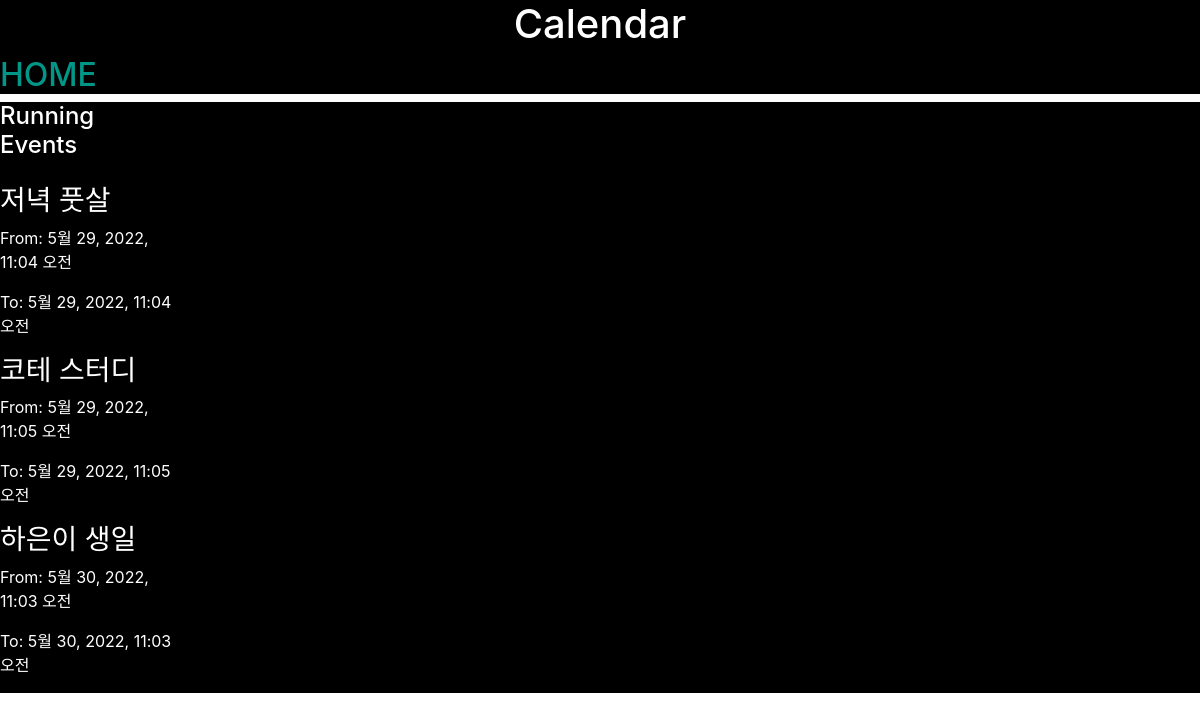
The page /calender/ (signed in) on the database its author committed.
### calendarapp/models/event.py (models this page shows, shortened)
class Event(EventAbstract):
    user = models.ForeignKey(
        User, on_delete=models.CASCADE, related_name="events")
    title = models.CharField(max_length=200, unique=True)
    description = models.TextField()
    start_time = models.DateTimeField()
    end_time = models.DateTimeField()
    objects = EventManager()

### calendarapp/views/other_views.py (the view, shortened to what this page needs)
# urls.py: path("", views.CalendarViewNew.as_view(), name="calendar"),
class CalendarViewNew(LoginRequiredMixin, generic.View):
    login_url = "accounts:signin"
    template_name = "calendarapp/calendar.html"
    form_class = EventForm
    def get(self, request, *args, **kwargs):
        forms = self.form_class()
        events = Event.objects.get_all_events(user=request.user)
        events_month = Event.objects.get_running_events(user=request.user)
        event_list = []
        for event in events:
            event_list.append(
                {
                    "title": event.title,
                    "start": event.start_time.strftime("%Y-%m-%dT%H:%M:%S"),
                    "end": event.end_time.strftime("%Y-%m-%dT%H:%M:%S"),
                }
            )
        context = {"form": forms, "events": event_list,
                   "events_month": events_month}
        return render(request, self.template_name, context)

### calendarapp/models/event.py (called while the page is built)
    def get_all_events(self, user):
        events = Event.objects.filter(
            user=user, is_active=True, is_deleted=False)
        return events

    def get_running_events(self, user):
        running_events = Event.objects.filter(
            user=user,
            is_active=True,
            is_deleted=False,
            end_time__gte=datetime.now().date(),
        ).order_by("start_time")
        return running_events

### calendarapp/templates/calendarapp/calendar.html (shortened to what this page needs)
{% load static %} {% block extracss %}
<link rel="stylesheet" type="text/css" href="../static/calender/main.css" />
<link
  rel="stylesheet"
  href="https://cdn.jsdelivr.net/npm/bootstrap@4.6.1/dist/css/bootstrap.min.css"
/>
<link href="{% static 'calender/main.css' %}" rel="stylesheet" />
{% endblock extracss %} {% block breadcrumb %}
<div>
  <h1 style="text-align: center; color: white">Calendar</h1>
  <h2><a class="goHome" href="/main/">HOME</a></h2>
</div>
{% endblock breadcrumb %} {% block content %}
<div class="row">
  <div class="col-md-12">
    <div class="tile row">
      <div class="col-md-2">
        <div id="external-events">
          <h4 class="mb-4">Running Events</h4>
          {% for event in events_month %}
          <div class="fc-event">
            <h3>{{ event.title }}</h3>
            <p>From: {{ event.start_time }}</p>
            <p>To: {{ event.end_time }}</p>
          </div>
          {% empty %}
          <p>No Running Events Found</p>
          {% endfor %}
        </div>
      </div>
      <div class="col-md-9">
      </div>
    </div>
  </div>
</div>
{% endblock content %}

### calendarapp/static/calender/main.css (style rules this page uses)
* { background-color: black; }
::after,::before { background-color: #009688; }
a.goHome:link { color: #009688; background-color: transparent; text-decoration: none; }
#external-events { color: white; }

### rows shown on the page
Event: title "저녁 풋살", start_time "5월 29, 2022, 11:04 오전", end_time "5월 29, 2022, 11:04 오전"
Event: title "코테 스터디", start_time "5월 29, 2022, 11:05 오전", end_time "5월 29, 2022, 11:05 오전"
Event: title "하은이 생일", start_time "5월 30, 2022, 11:03 오전", end_time "5월 30, 2022, 11:03 오전"
